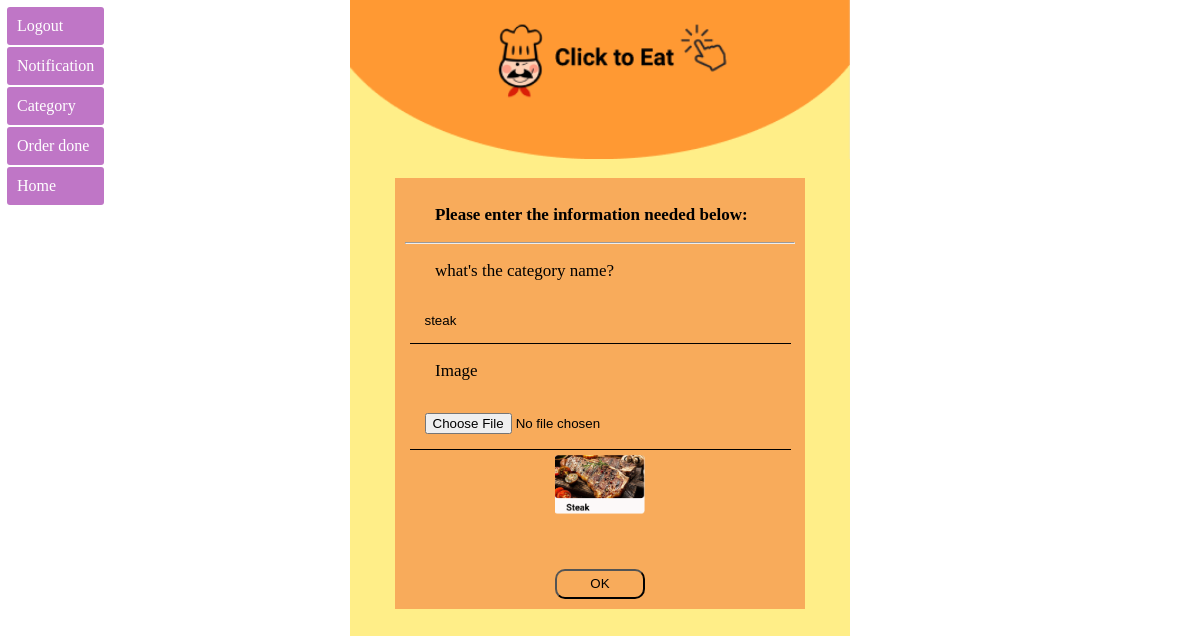
Screenshot of /addcategory.php?category=1 (signed in) with the database file from the repository.
### tables this page shows
CREATE TABLE `category` (
  `id_cate` int(11) NOT NULL,
  `category` varchar(100) NOT NULL,
  `image_category` varchar(50) NOT NULL
);

### addcategory.php (the view, shortened to what this page needs)
<?php
include("config/config.php");
$id_cate = null;
$category = null;
$image = null;
if (isset($_GET['category'])) {
	$cate = $_GET['category'];
	$sql = "SELECT * FROM category where  id_cate = $cate";
	$cate = $conn->query($sql);
	$cate = $cate->fetch_assoc();
	$id_cate = $cate['id_cate'];
	$category = $cate['category'];
	$image = $cate['image_category'];
}
$require = ($id_cate != "")? '': 'required';
include('config/head.php');
?>
		<div class="secsquare">
			<form action="addcategory.php" enctype="multipart/form-data" method="post">
				<p><b> Please enter the information needed below: </b> </p>
				<hr>
				<p>what's the category name?</p> <input type="text" class="underline" name="category" placeholder="Item name Here" value="<?= $category ?>" required>
				<p>Image</p>
				<input class="underline" <?=$require?> type="file" name="image_category">
				<img class="old-image" src="./assets/image/<?= $image ?>" alt="">
				<br>
				<button type="submit" class="b"> OK </button>
			</form>
		</div>
</body>
</html>

### assets/css/style.css (style rules this page uses)
body { margin: 0px; padding: 0px; }
.secsquare { width: 390px; min-height: 200px; background-color: #F8AB5B; text-align: center; padding-top: 0px; display: block; margin: 15px auto; padding: 10px; overflow: hidden; }
img { width: 100%; }
p { font-size: 20px; text-align: left; margin-left: 100px; }
.underline { width: 90%; background-color: #F8AB5B; border-top: none; border-left: none; border-right: none; border-bottom: 1px solid black; position: relative; left: no-repeat; padding: 15px; }
.old-image { margin-top: 5px; width: 90px; }
p { font-size: 17px; text-align: left; margin-left: 30px; }
.b { width: 90px; height: 30px; margin-top: 50px; border-radius: 10px; background-color: #F8AB5B }

### rows the page displays
category: category "steak", image_category (picture)
